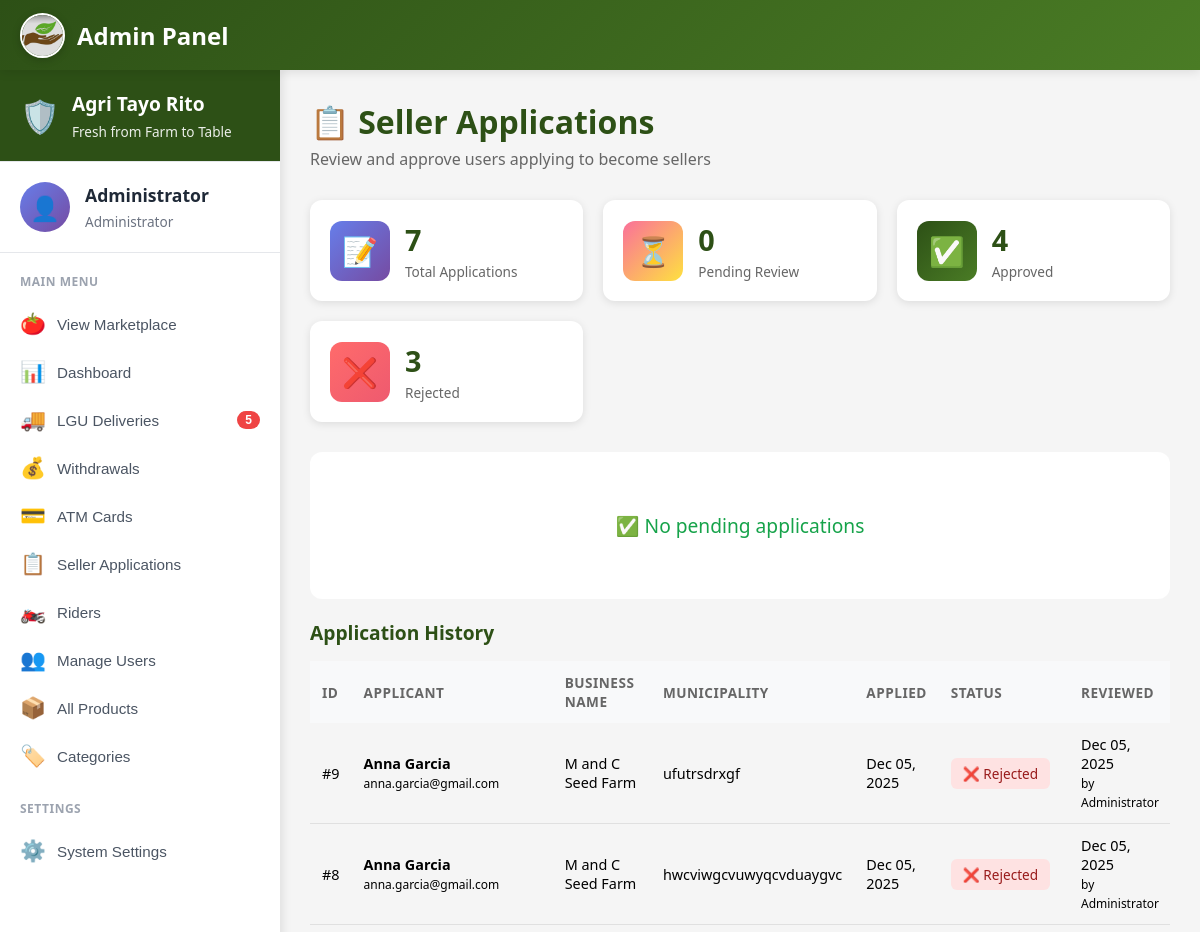
The page /public/profile/admin/applications (signed in, upper part) on the database as committed earlier.
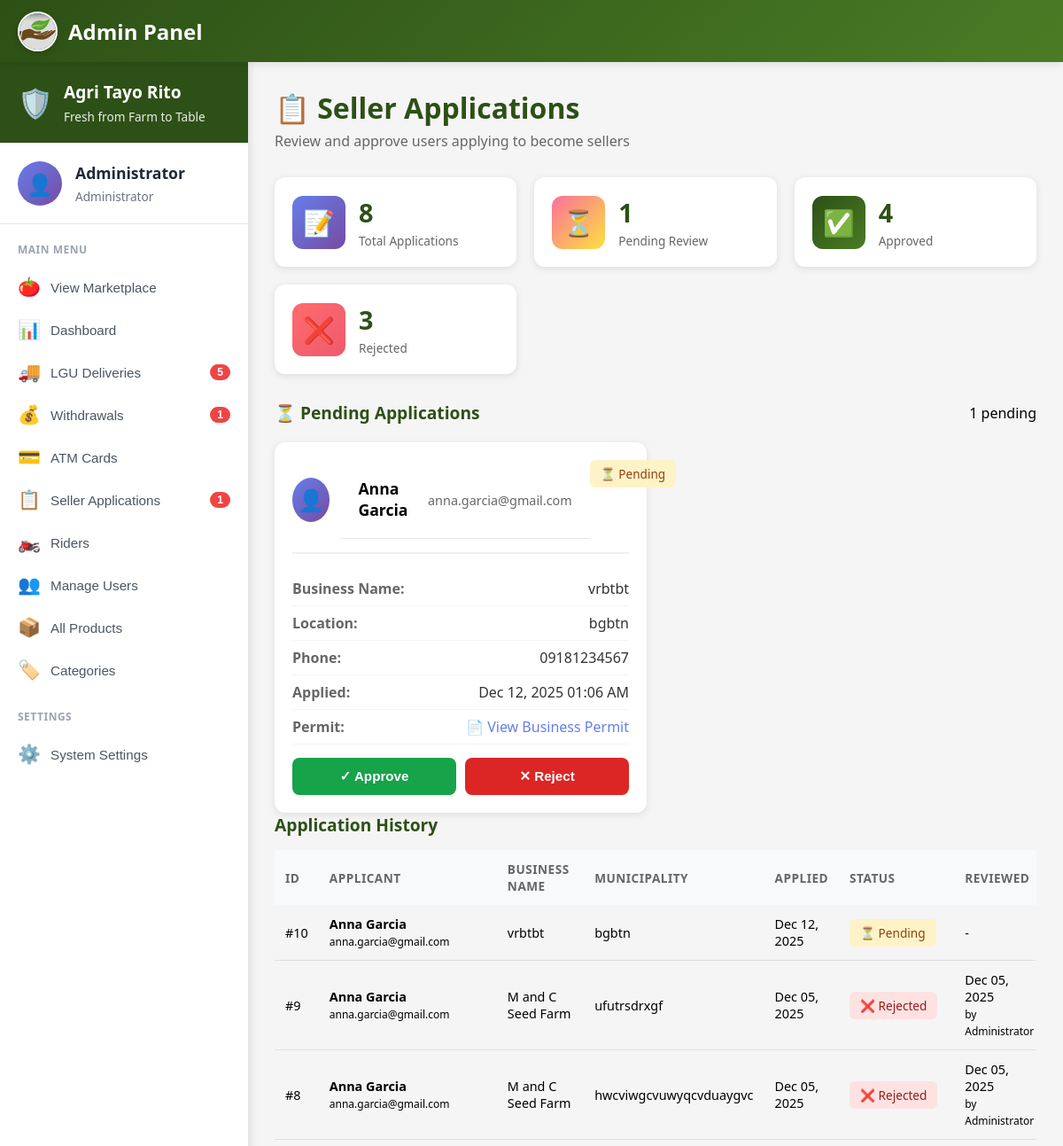
The same page on the database as committed later.
### tables this page shows
CREATE TABLE `seller_applications` (
  `applicationID` int(11) NOT NULL,
  `userID` int(11) NOT NULL,
  `business_name` varchar(255) NOT NULL,
  `business_address` text NOT NULL,
  `business_permit` varchar(255) DEFAULT NULL,
  `application_status` enum('pending','approved','rejected') DEFAULT 'pending',
  `applied_at` timestamp NOT NULL DEFAULT current_timestamp(),
  `reviewed_at` timestamp NULL DEFAULT NULL,
  `reviewed_by` int(11) DEFAULT NULL
);

CREATE TABLE `users` (
  `userID` int(11) NOT NULL,
  `email` varchar(255) NOT NULL,
  `profile_image` varchar(500) DEFAULT NULL,
  `password_hash` varchar(255) NOT NULL,
  `full_name` varchar(200) NOT NULL,
  `phone` varchar(20) DEFAULT NULL,
  `avatar` varchar(255) DEFAULT '/images/avatars/avt1.jpg',
  `role` enum('buyer','seller','admin') DEFAULT 'buyer',
  `is_active` tinyint(1) DEFAULT 1,
  `created_at` timestamp NOT NULL DEFAULT current_timestamp(),
  `updated_at` timestamp NOT NULL DEFAULT current_timestamp() ON UPDATE current_timestamp()
);

### app/views/profile/admin/applications.php (the view, shortened to what the changed rows need)
<?php
require_once __DIR__ . '/../../../../config/database.php';
require_once __DIR__ . '/../../../models/SellerApplication.php';
$applicationModel = new SellerApplication();
$pendingApplications = $applicationModel->getPendingApplications();
$allApplications = $applicationModel->getAllApplications(['sort' => 'newest'], 50, 0);
$stats = $applicationModel->getApplicationStats();
?>
<!DOCTYPE html>
<html lang="en">
<head>
    <link rel="stylesheet" href="<?php echo BASE_URL; ?>css/responsive.css">
    <link rel="stylesheet" href="<?php echo BASE_URL; ?>css/admin/dashboard.css">
</head>
<body>
    <?php
    require_once __DIR__ . '/admin-nav.php';
    ?>
    <main class="main-content">
        <div class="page-header">
            <h1 class="page-title">📋 Seller Applications</h1>
            <p class="page-subtitle">Review and approve users applying to become sellers</p>
        </div>
        <section class="stats-section">
            <div class="stat-card">
                <div class="stat-icon" style="background: linear-gradient(135deg, #667eea 0%, #764ba2 100%);">📝</div>
                <div class="stat-info">
                    <h3 class="stat-value"><?php echo number_format($stats['total_applications']); ?></h3>
                    <p class="stat-label">Total Applications</p>
                </div>
            </div>
            <div class="stat-card">
                <div class="stat-icon" style="background: linear-gradient(135deg, #fa709a 0%, #fee140 100%);">⏳</div>
                <div class="stat-info">
                    <h3 class="stat-value"><?php echo number_format($stats['pending']); ?></h3>
                    <p class="stat-label">Pending Review</p>
                </div>
            </div>
            <div class="stat-card">
                <div class="stat-icon" style="background: linear-gradient(135deg, #2d5016 0%, #4a7c25 100%);">✅</div>
                <div class="stat-info">
                    <h3 class="stat-value"><?php echo number_format($stats['approved']); ?></h3>
                    <p class="stat-label">Approved</p>
                </div>
            </div>
            <div class="stat-card">
                <div class="stat-icon" style="background: linear-gradient(135deg, #ff6b6b 0%, #ee5a6f 100%);">❌</div>
                <div class="stat-info">
                    <h3 class="stat-value"><?php echo number_format($stats['rejected']); ?></h3>
                    <p class="stat-label">Rejected</p>
                </div>
            </div>
        </section>
        <?php if (count($pendingApplications) > 0): ?>
            <section class="pending-section">
                <div class="section-header">
                    <h2 class="section-title">⏳ Pending Applications</h2>
                    <span class="badge"><?php echo count($pendingApplications); ?> pending</span>
                </div>
                <div class="applications-grid">
                    <?php foreach ($pendingApplications as $app): ?>
                        <div class="application-card">
                            <div class="app-header">
                                <div class="app-user">
                                    <div class="user-avatar">👤</div>
                                    <div class="user-info">
                                        <h3><?php echo htmlspecialchars($app['full_name']); ?></h3>
                                        <p class="user-email"><?php echo htmlspecialchars($app['email']); ?></p>
                                    </div>
                                </div>
                                <span class="status-badge pending">⏳ Pending</span>
                            </div>
                            <div class="app-details">
                                <div class="detail-row">
                                    <span class="label">Business Name:</span>
                                    <span class="value"><?php echo htmlspecialchars($app['business_name']); ?></span>
                                </div>
                                <div class="detail-row">
                                    <span class="label">Location:</span>
                                    <span class="value"><?php echo htmlspecialchars($app['business_address']); ?></span>
                                </div>
                                <div class="detail-row">
                                    <span class="label">Phone:</span>
                                    <span class="value"><?php echo htmlspecialchars($app['phone'] ?? 'Not provided'); ?></span>
                                </div>
                                <div class="detail-row">
                                    <span class="label">Applied:</span>
                                    <span class="value"><?php echo date('M d, Y h:i A', strtotime($app['applied_at'])); ?></span>
                                </div>
                                <?php if ($app['business_permit']): ?>
                                    <div class="detail-row">
                                        <span class="label">Permit:</span>
                                        <a href="<?php echo BASE_URL . $app['business_permit']; ?>" target="_blank" class="permit-link">
                                            📄 View Business Permit
                                        </a>
                                    </div>
                                <?php endif; ?>
                            </div>
                            <div class="app-actions">
                                <button onclick="showApproveModal(<?php echo $app['applicationID']; ?>, '<?php echo htmlspecialchars($app['full_name']); ?>')"
                                    class="btn-approve">✓ Approve</button>
                                <button onclick="showRejectModal(<?php echo $app['applicationID']; ?>, '<?php echo htmlspecialchars($app['full_name']); ?>')"
                                    class="btn-reject">✕ Reject</button>
                            </div>
                        </div>
                    <?php endforeach; ?>
                </div>
            </section>
        <?php else: ?>
            <div class="no-data">
                <p>✅ No pending applications</p>
            </div>
        <?php endif; ?>
        <section class="history-section">
            <div class="section-header">
                <h2 class="section-title">Application History</h2>
            </div>
            <div class="table-container">
                <table class="data-table">
                    <thead>
                        <tr>
                            <th>ID</th>
                            <th>Applicant</th>
                            <th>Business Name</th>
                            <th>Municipality</th>
                            <th>Applied</th>
                            <th>Status</th>
                            <th>Reviewed</th>
                        </tr>
                    </thead>
                    <tbody>
                        <?php foreach ($allApplications as $app): ?>
                            <tr>
                                <td>#<?php echo $app['applicationID']; ?></td>
                                <td>
                                    <div><strong><?php echo htmlspecialchars($app['full_name']); ?></strong></div>
                                    <small><?php echo htmlspecialchars($app['email']); ?></small>
                                </td>
                                <td><?php echo htmlspecialchars($app['business_name']); ?></td>
                                <td><?php echo htmlspecialchars($app['business_address']); ?></td>
                                <td><?php echo date('M d, Y', strtotime($app['applied_at'])); ?></td>
                                <td>
                                    <?php if ($app['application_status'] === 'pending'): ?>
                                        <span class="status-badge pending">⏳ Pending</span>
                                    <?php elseif ($app['application_status'] === 'approved'): ?>
                                        <span class="status-badge approved">✅ Approved</span>
                                    <?php else: ?>
                                        <span class="status-badge rejected">❌ Rejected</span>
                                    <?php endif; ?>
                                </td>
                                <td>
                                    <?php if ($app['reviewed_at']): ?>
                                        <?php echo date('M d, Y', strtotime($app['reviewed_at'])); ?>
                                        <?php if ($app['reviewed_by_name']): ?>
                                            <br><small>by <?php echo htmlspecialchars($app['reviewed_by_name']); ?></small>
                                        <?php endif; ?>
                                    <?php else: ?>
                                        <span class="text-muted">-</span>
                                    <?php endif; ?>
                                </td>
                            </tr>
                        <?php endforeach; ?>
                    </tbody>
                </table>
            </div>
        </section>
    </main>
</body>
</html>

### app/views/profile/admin/admin-nav.php (shortened to what the changed rows need)
<?php
$current_page = basename($_SERVER['PHP_SELF'], '.php');
$db = new Database();
$conn = $db->connect();
$pending_applications = 0;
$pending_withdrawals = 0;
$pending_pickups = 0;
try {
    $stmt = $conn->query("SELECT COUNT(*) as total FROM seller_applications WHERE application_status = 'pending'");
    $pending_applications = $stmt->fetch(PDO::FETCH_ASSOC)['total'];
    $stmt = $conn->query("SELECT COUNT(*) as total FROM withdrawal_requests WHERE status = 'pending'");
    $pending_withdrawals = $stmt->fetch(PDO::FETCH_ASSOC)['total'];
    $stmt = $conn->query("SELECT COUNT(*) as total FROM orders WHERE lgu_delivery_status = 'pending_pickup'");
    $pending_pickups = $stmt->fetch(PDO::FETCH_ASSOC)['total'];
} catch (Exception $e) {
}
?>
<nav class="top-navbar">
    <div class="logo-wrapper">
        <img src="<?php echo BASE_URL; ?>images/main-logo.jpg" alt="Logo">
        <span class="logo">Admin Panel</span>
    </div>
</nav>
<aside class="admin-sidebar" id="adminSidebar">
    <div class="sidebar-header">
        <div class="sidebar-logo">🛡️</div>
        <div class="sidebar-title">
            <h2>Agri Tayo Rito</h2>
            <p>Fresh from Farm to Table</p>
        </div>
    </div>
    <div class="user-info">
        <div class="user-avatar">👤</div>
        <div class="user-details">
            <h3><?php echo htmlspecialchars($_SESSION['username'] ?? 'Admin'); ?></h3>
            <p>Administrator</p>
        </div>
    </div>
    <nav class="nav-menu">
        <div class="nav-section">
            <p class="nav-section-title">MAIN MENU</p>
            <button class="nav-item <?php echo $current_page === 'category' || $current_page === 'categories' ? 'active' : ''; ?>"
                    onclick="location.href='<?php echo BASE_URL; ?>marketplace'">
                <span class="nav-icon-menu">🍅</span>
                <span>View Marketplace</span>
            </button>
            <button class="nav-item <?php echo $current_page === 'dashboard' ? 'active' : ''; ?>"
                    onclick="location.href='<?php echo BASE_URL; ?>profile/admin/dashboard'">
                <span class="nav-icon-menu">📊</span>
                <span>Dashboard</span>
            </button>
            <button class="nav-item <?php echo $current_page === 'deliveries' ? 'active' : ''; ?>"
                    onclick="location.href='<?php echo BASE_URL; ?>profile/admin/deliveries'">
                <span class="nav-icon-menu">🚚</span>
                <span>LGU Deliveries</span>
                <?php if ($pending_pickups > 0): ?>
                    <span class="nav-badge"><?php echo $pending_pickups; ?></span>
                <?php endif; ?>
            </button>
            <button class="nav-item <?php echo $current_page === 'withdrawals' ? 'active' : ''; ?>"
                    onclick="location.href='<?php echo BASE_URL; ?>profile/admin/withdrawals'">
                <span class="nav-icon-menu">💰</span>
                <span>Withdrawals</span>
                <?php if ($pending_withdrawals > 0): ?>
                    <span class="nav-badge"><?php echo $pending_withdrawals; ?></span>
                <?php endif; ?>
            </button>
            <button class="nav-item <?php echo $current_page === 'cards' ? 'active' : ''; ?>"
                    onclick="location.href='<?php echo BASE_URL; ?>profile/admin/cards'">
                <span class="nav-icon-menu">💳</span>
                <span>ATM Cards</span>
            </button>
            <button class="nav-item <?php echo $current_page === 'applications' ? 'active' : ''; ?>"
                    onclick="location.href='<?php echo BASE_URL; ?>profile/admin/applications'">
                <span class="nav-icon-menu">📋</span>
                <span>Seller Applications</span>
                <?php if ($pending_applications > 0): ?>
                    <span class="nav-badge"><?php echo $pending_applications; ?></span>
                <?php endif; ?>
            </button>
            <button class="nav-item <?php echo $current_page === 'riders' ? 'active' : ''; ?>"
                    onclick="location.href='<?php echo BASE_URL; ?>profile/admin/riders'">
                <span class="nav-icon-menu">🏍️</span>
                <span>Riders</span>
            </button>
            <button class="nav-item <?php echo $current_page === 'users' || $current_page === 'manage-users' ? 'active' : ''; ?>"
                    onclick="location.href='<?php echo BASE_URL; ?>profile/admin/users'">
                <span class="nav-icon-menu">👥</span>
                <span>Manage Users</span>
            </button>
            <button class="nav-item <?php echo $current_page === 'products' ? 'active' : ''; ?>"
                    onclick="location.href='<?php echo BASE_URL; ?>profile/admin/products'">
                <span class="nav-icon-menu">📦</span>
                <span>All Products</span>
            </button>
            <button class="nav-item <?php echo $current_page === 'category' || $current_page === 'categories' ? 'active' : ''; ?>"
                    onclick="location.href='<?php echo BASE_URL; ?>profile/admin/category'">
                <span class="nav-icon-menu">🏷️</span>
                <span>Categories</span>
            </button>
        </div>
        <div class="nav-section">
            <p class="nav-section-title">SETTINGS</p>
            <button class="nav-item <?php echo $current_page === 'settings' ? 'active' : ''; ?>"
                    onclick="location.href='<?php echo BASE_URL; ?>settings'">
                <span class="nav-icon-menu">⚙️</span>
                <span>System Settings</span>
            </button>
        </div>
    </nav>
</aside>

Rows that differ between the two databases and show on the page:
added seller_applications: userID.full_name "Anna Garcia", userID.email "anna.garcia@gmail.com", business_name "vrbtbt", business_address "bgbtn", userID.phone "09181234567", applied_at "Dec 12, 2025 01:06 AM", applicationID "10", applied_at "Dec 12, 2025", application_status "⏳ Pending"
Other text that changed with them:
$pending_withdrawals: (not shown) → "1"
$pending_applications: (not shown) → "1"
$stats['total_applications']: "7" → "8"
$stats['pending']: "0" → "1"
count($pendingApplications): (not shown) → "1"
text no longer shown: "✅ No pending applications"
text now shown: "⏳ Pending Applications pending"
